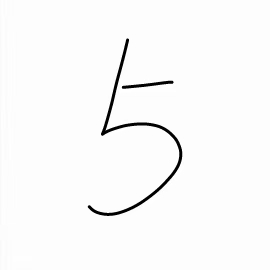
#> input picture 私货/手写数据识别/input/5-3.jpg, 270 x 270 px
$ python main.py
#> lines starting #> are read from the running program, lines starting #| are printed output that depends on the picture; after the words box and inside, x2 and y2 are one past the last pixel; in counts of white or black regions, pixels touching at a corner belong together
from PIL import Image
import numpy as np
import json


def img_to_black_array(img_file):
#> called with img_file = 'input/5-3.jpg'
    result_array = []
    img = Image.open(img_file)
#> img is the input picture: PIL image 270x270 RGB; min 0, max 255, mean 249.2
    img = img.resize((270, 270))
    img_array = np.array(img)
    for col in img_array:
        result_array.append('')
        for pixel in col:
            if pixel[0] > 200 and pixel[1] > 200 and pixel[2] > 200:
                result_array[-1] += '0'
            else:
                result_array[-1] += '1'
#> after the loop, result_array = 270 items
    return result_array


# [145 lines left out: functions encode_list, decode_list, memory_img, calculate_familiarity, recognize_img, show_memory_number and 3 more, not called in this run]


def recognize_weight(img_file):
    ans_dict = {"0": None, "1": None, "2": None, "3": None, "4": None, "5": None, "6": None, "7": None, "8": None,
                "9": None}
    img_array = img_to_black_array(img_file)
#> img_array = 270 items
    for i in range(len(img_array)):
        img_array[i] = list(map(int, img_array[i]))
    img_array = np.array(img_array)
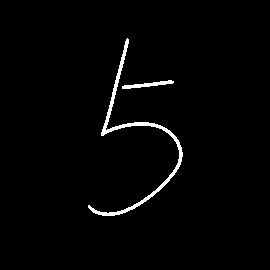
#> img_array: shape (270, 270) int64; values 0 (black) and 1 (white), 1.8% white; 2 white regions, box (x1, y1, x2, y2) and area: (88, 38, 183, 216) 1117, (122, 80, 174, 89) 190

#> (the run stopped early here; a loop or call above may not have finished)

$ run again, with 私货/手写数据识别/input/0-1.jpg copied over 私货/手写数据识别/input/5-3.jpg
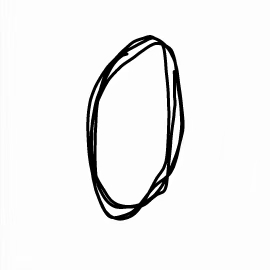
#> input picture 私货/手写数据识别/input/0-1.jpg, 270 x 270 px
#> in img_to_black_array, img is the input picture: PIL image 270x270 RGB; min 0, max 255, mean 240.2
#> after the loop in img_to_black_array, `for col in img_array:`: result_array = 270 items
#> in recognize_weight, `img_array = np.array(img_array)`:
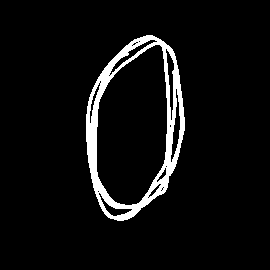
#> img_array: shape (270, 270) int64; values 0 (black) and 1 (white), 5.8% white; 1 white region, box (x1, y1, x2, y2) and area: (86, 35, 185, 221) 4197

$ run again, with 私货/手写数据识别/input/0-2.jpg copied over 私货/手写数据识别/input/5-3.jpg
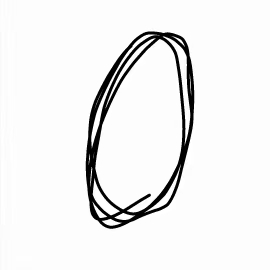
#> input picture 私货/手写数据识别/input/0-2.jpg, 270 x 270 px
#> in img_to_black_array, img is the input picture: PIL image 270x270 RGB; min 0, max 255, mean 238.8
#> after the loop in img_to_black_array, `for col in img_array:`: result_array = 270 items
#> in recognize_weight, `img_array = np.array(img_array)`:
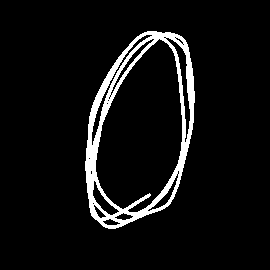
#> img_array: shape (270, 270) int64; values 0 (black) and 1 (white), 6.5% white; 1 white region, box (x1, y1, x2, y2) and area: (85, 31, 195, 229) 4724
